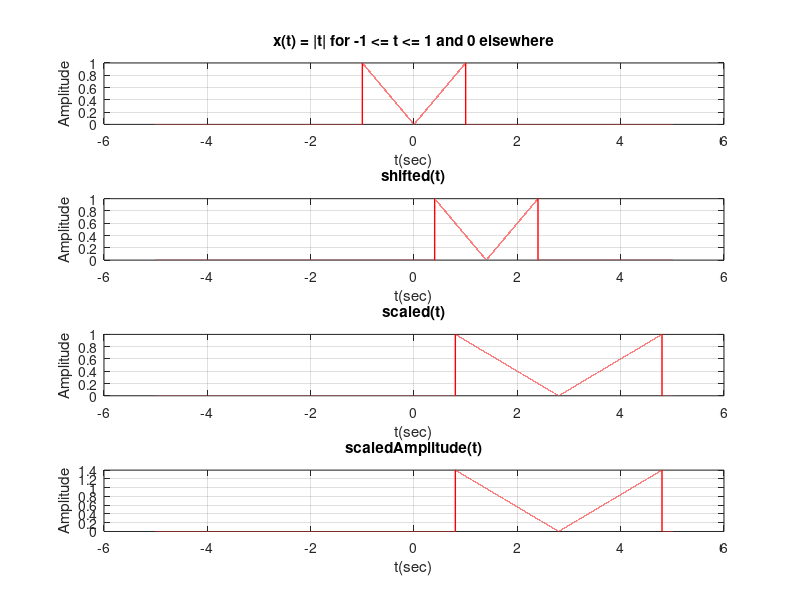
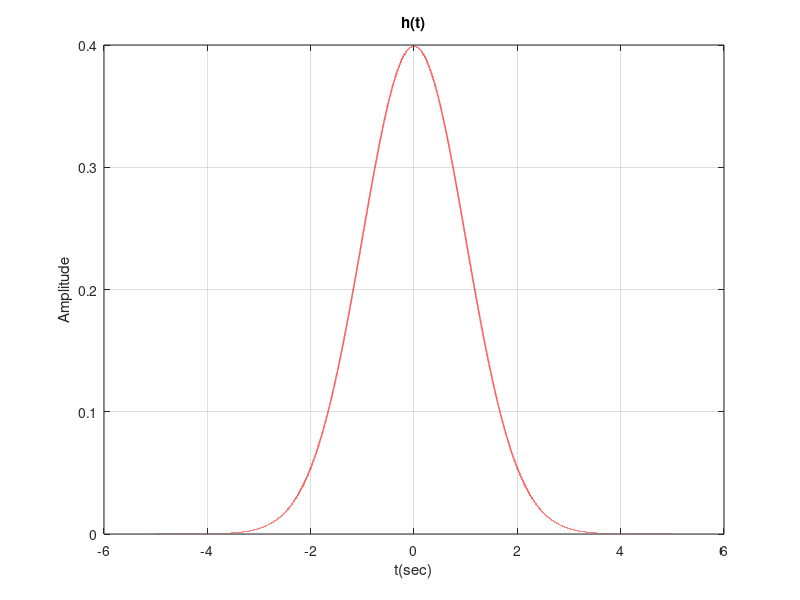
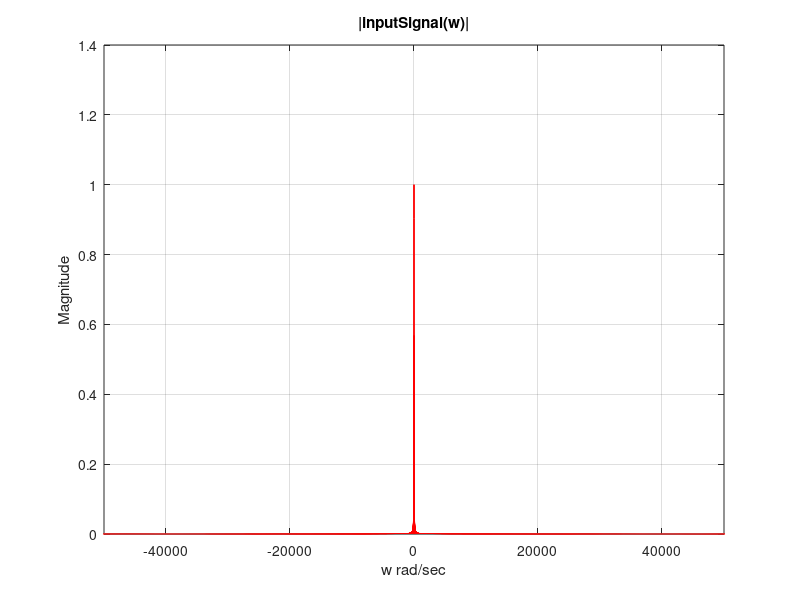
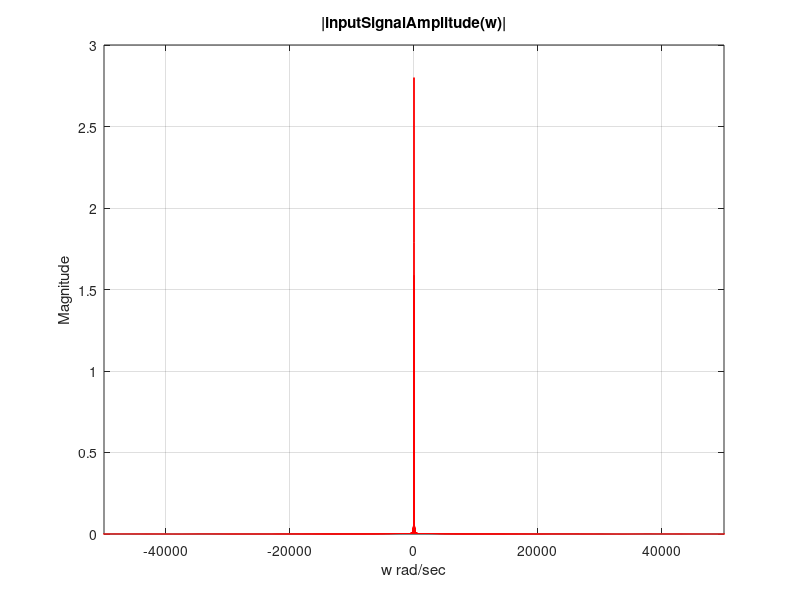

These charts were generated, in order, by the following MATLAB code:
clc;
clear; 
close all;

SectionNumber = 7; 
GroupNumber = 2; 

%%  Plot the original signal x(t) for -5 < t < 5 
% Specify the time frame. 
SamplingFreq = 16000; 
SamplingPeriod = 1/SamplingFreq; 
time = -5:SamplingPeriod:5; 

% Define x(t) as |t| for -1 <= t <= 1, and 0 elsewhere
signal = zeros(size(time));
signal(time >= -1 & time <= 1) = abs(time(time >= -1 & time <= 1));

figure;
subplot(4,1,1);
plot(time, signal, 'r', 'LineWidth', 1);
xlabel('t(sec)');
ylabel('Amplitude');
title('x(t) = |t| for -1 <= t <= 1 and 0 elsewhere');
grid on;

%% 2.Plot the shifted(t) Time-Shifted signal.
% shifted = x(t - 0.2 * s)
shift = -0.2 * SectionNumber;
shifted = zeros(size(time));
shifted_time = time + shift;
shifted(shifted_time >= -1 & shifted_time <= 1) = abs(shifted_time(shifted_time >= -1 & shifted_time <= 1));

subplot(4,1,2);
plot(time, shifted, 'r', 'LineWidth', 1);
xlabel('t(sec)');
ylabel('Amplitude');
title('shifted(t)');
grid on;

%% 3. Plot the scaled(t) time-scaled signal.
alpha = 1/GroupNumber;
scaled = zeros(size(time));
scaled_time = time * alpha + shift;
scaled(scaled_time >= -1 & scaled_time <= 1) = abs(scaled_time(scaled_time >= -1 & scaled_time <= 1));

subplot(4,1,3);
plot(time, scaled, 'r', 'LineWidth', 1);
xlabel('t(sec)');
ylabel('Amplitude');
title('scaled(t)');
grid on;

%% 4. Plot the Amplitude-Scaled signal scaledAmplitude(t)
Amplitude = 0.1 * GroupNumber * SectionNumber;
scaledAmplitude = Amplitude * scaled;

subplot(4,1,4);
plot(time, scaledAmplitude, 'r', 'LineWidth', 1);
xlabel('t(sec)');
ylabel('Amplitude');
title('scaledAmplitude(t)');
grid on;

%% 5. Plot the filter system h(t)
filterSystem = (1/sqrt(2*pi)) * exp(-time.^2 / 2);
figure;
plot(time, filterSystem, 'r', 'LineWidth', 1);
xlabel('t(sec)');
ylabel('Amplitude');
title('h(t)');
grid on;

%% 6.Determine and graph the input signal's magnitude spectrum using the formula |inputSignal(w)|.
frequency = linspace(-SamplingFreq/2, SamplingFreq/2, length(signal)); 
angularVelocity = 2 * pi * frequency; 
numberOfPeriods = SamplingFreq;
inputSignal = fft(signal) / numberOfPeriods; 
figure;
plot(angularVelocity, abs(fftshift(inputSignal)), 'r', 'LineWidth', 1);
xlabel('w rad/sec');
ylabel('Magnitude');
title('|inputSignal(w)|');
xlim([-50000 50000]);
grid on;

%% 7. Determine and graph the input signal's magnitude spectrum using the formula |inputSignalAmplitude(w)|.
inputSignalAmplitude = fft(scaledAmplitude) / numberOfPeriods; 
figure;
plot(angularVelocity, abs(fftshift(inputSignalAmplitude)), 'r', 'LineWidth', 1);
xlabel('w rad/sec');
ylabel('Magnitude');
title('|inputSignalAmplitude(w)|');
xlim([-50000 50000]);
grid on;

%% 8.Determine and graph the filters system's magnitude spectrum using the formula |filterSystem(w)|.
filterSystemFrequency = fft(filterSystem) / numberOfPeriods; 
figure;
plot(angularVelocity, fftshift(abs(filterSystemFrequency)), 'r', 'LineWidth', 1);
xlabel('w rad/sec');
ylabel('Magnitude');
title('|filterSystem(w)|');
xlim([-50000 50000]);
grid on;

%% 9. Determine and graph the output signal's magnitude spectrum, |outputSignal(w)|.
outputSignal = inputSignal .* filterSystemFrequency; 
figure;
plot(angularVelocity, abs(fftshift(outputSignal)), 'r', 'LineWidth', 1);
xlabel('w rad/sec');
ylabel('Magnitude');
title('|outputSignal(w)|');
xlim([-50000 50000]);
grid on;

%% 10. Determine and graph the output signal in the time domain, outputTime(t).
outputTime = (ifft(outputSignal)) * numberOfPeriods;
figure;
plot(time, real(outputTime), 'r', 'LineWidth', 1);
xlabel('t(sec)');
ylabel('Amplitude');
title('outputTime(t)');
grid on;

%% 11. Plot outputTime(t) and scaledAmplitude(t) on the same graph.
figure;
plot(time, real(outputTime), 'b', 'LineWidth', 1);
hold on;
plot(time, scaledAmplitude, 'r', 'LineWidth', 1);
xlabel('t(sec)');
ylabel('Amplitude');
title('scaledAmplitude(t) & outputTime(t)');
legend('outputTime(t)', 'scaledAmplitude(t)');
grid on;
